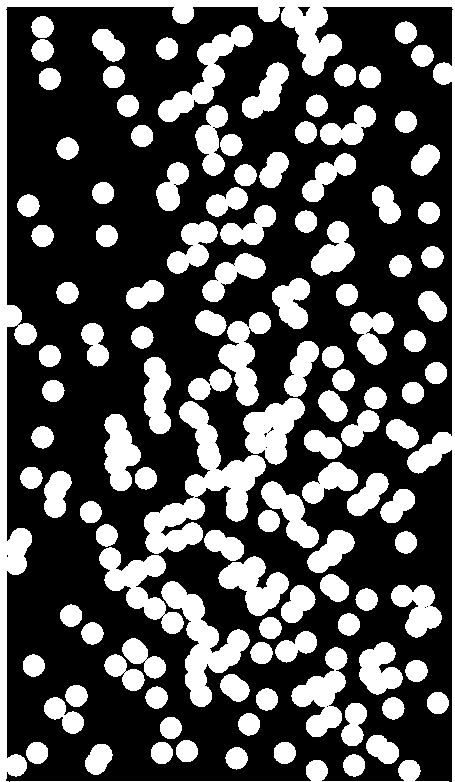
%> input picture Lab1_1830026039/images/bubbles_on_black_background.pgm, 455 x 782 px
$ octave task4.m   (GNU Octave 9; MATLAB toolbox functions it lacks are replaced by stand-ins)
%> lines starting %> are read from the running program, lines starting %| are printed output that depends on the picture; in (x1, y1, x2, y2) boxes, pixels count from 0 and x2, y2 are one past the last pixel; in counts of white or black regions, pixels touching at a corner belong together; the program's own positions count from 1
clc;clear;

f=imread('bubbles_on_black_background.pgm');
%> f is the input picture: size 782x455 uint8; 32.1% white; 121 white regions, largest, box (x1, y1, x2, y2) and area: (0, 0, 455, 782) 17056, (144, 401, 266, 554) 6177, (161, 581, 250, 707) 3865
[a,b]=size(f);
%> a = 782; b = 455

%Binarized image
f=im2bw(f);

%Opening
se=strel('disk',3');%Disc structure element
f=imopen(f,se);%Opening
%> f: size 782x455 logical; 31.9% white; 125 white regions, largest, box (x1, y1, x2, y2) and area: (0, 0, 455, 782) 16647, (179, 401, 266, 522) 3872, (161, 581, 250, 707) 3860

subplot(141);imshow(f);
title('Binarized image','fontname','Microsoft YaHei UI Light','FontSize',16);

% L is the labeling matrix, n is the total number of connected components found
[L,n]=bwlabel(f);
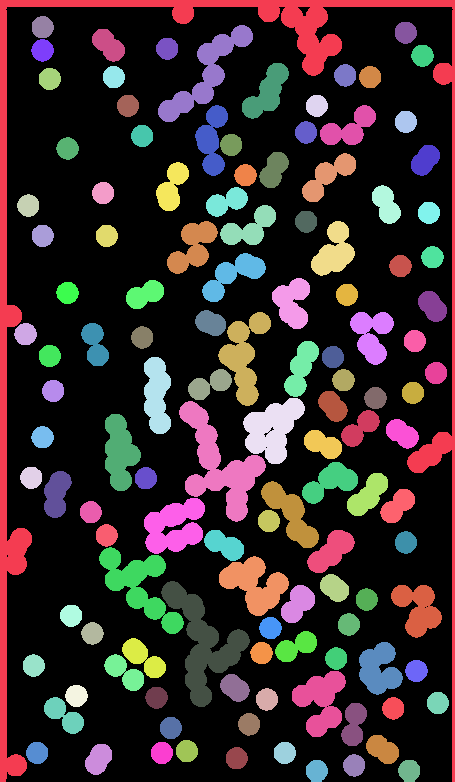
%> L: size 782x455 double; 126 distinct labels, from 0 to 125; one colour per label, 0 black
%> n = 125


%Only particles that overlap the boundary
f1=f;
for k=1:a
    if(L(k,1)~=0)
        I= L==L(k,1);
        f1(I)=0;
        I=0;
    end
end
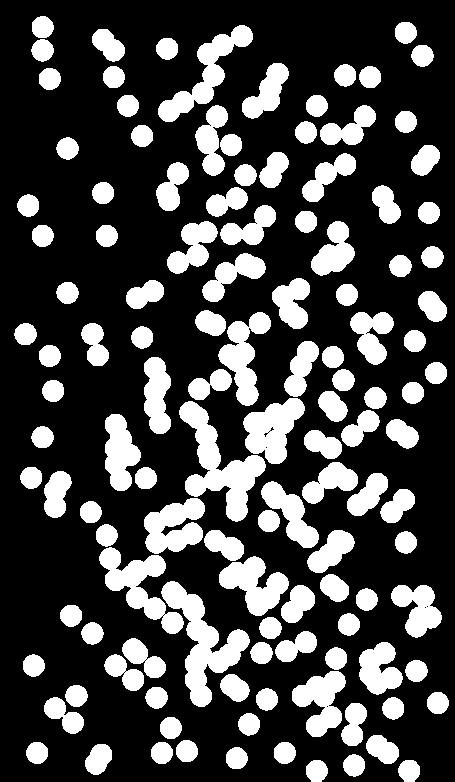
%> f1: size 782x455 logical; 27.2% white; 124 white regions, largest, box (x1, y1, x2, y2) and area: (179, 401, 266, 522) 3872, (161, 581, 250, 707) 3860, (99, 547, 184, 634) 2776
for k=1:a
    if(L(k,b)~=0)
        I= L==L(k,b);
        f1(I)=0;
        I=0;
    end
end
for k=1:b
    if(L(1,k)~=0)
        [I]=find(L==L(1,k));
        f1(I)=0;
        I=0;
    end
end
for k=1:b
    if(L(a,k)~=0)
        [I]=find(L==L(a,k));
        f1(I)=0;
        I=0;
    end
end
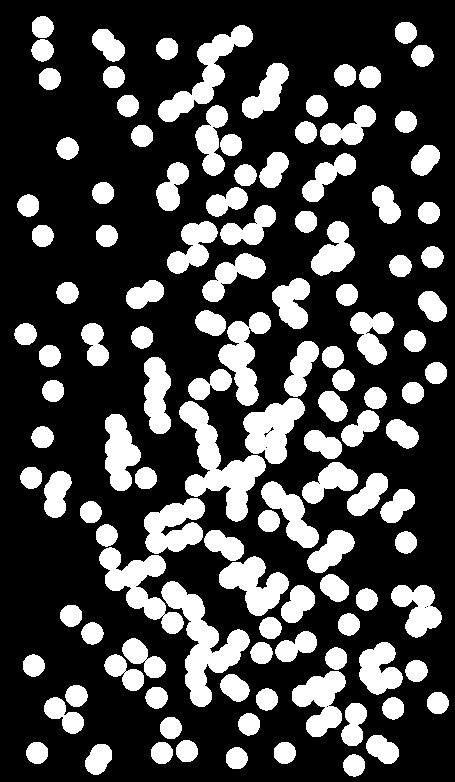
%> f1: size 782x455 logical; 27% white; 122 white regions, largest, box (x1, y1, x2, y2) and area: (179, 401, 266, 522) 3872, (161, 581, 250, 707) 3860, (99, 547, 184, 634) 2776
f1=f-f1;
%> f1: size 782x455 double; values 0 (black) and 1 (white), 4.9% white; 3 white regions, box (x1, y1, x2, y2) and area: (0, 0, 455, 782) 16647, (306, 760, 328, 782) 390, (398, 760, 420, 782) 390
subplot(142);imshow(f1);

title('Only overlap with the boundary','fontname','Microsoft YaHei UI Light','FontSize',16);

%Only particles that overlap each other, with an area between 300 and 450
f2=f;
for k=1:n
    [r,c]=find(L==k);
    if( size(r,1)>300 && size(r,1)<450 )
        for i=1:size(r,1)
            f2(r(i),c(i))=0;
        end
    end
end
%> this loop made 125 passes
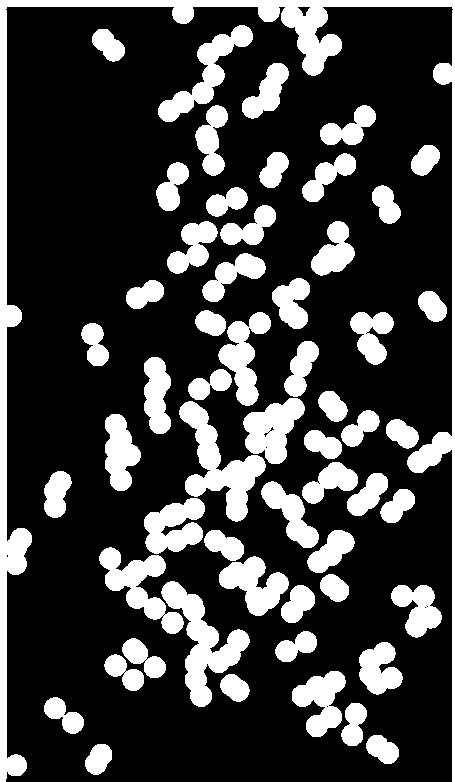
%> f2: size 782x455 logical; 24.5% white; 57 white regions, largest, box (x1, y1, x2, y2) and area: (0, 0, 455, 782) 16647, (179, 401, 266, 522) 3872, (161, 581, 250, 707) 3860
f2=f-f2;
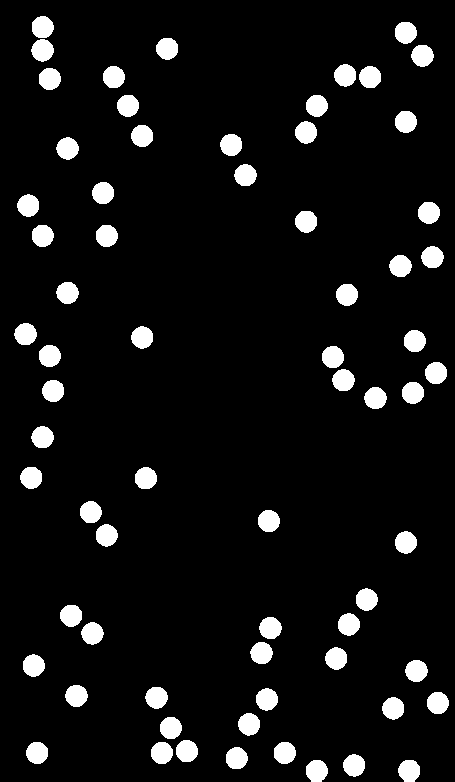
%> f2: size 782x455 double; values 0 (black) and 1 (white), 7.4% white; 68 white regions, largest, box (x1, y1, x2, y2) and area: (31, 39, 54, 62) 392, (14, 323, 37, 345) 391, (334, 64, 356, 87) 390

subplot(143);imshow(f2);
title('No overlap','fontname','Microsoft YaHei UI Light','FontSize',16);

%No overlap
f3=f;
for k=1:n
    [r,c]=find(L==k);
    if( size(r,1)<300 )
        for i=1:size(r,1)
            f3(r(i),c(i))=0;
        end
    end
end
f3=f-f2;
f3=f3-f1;% Exclude particles that overlap with the boundary
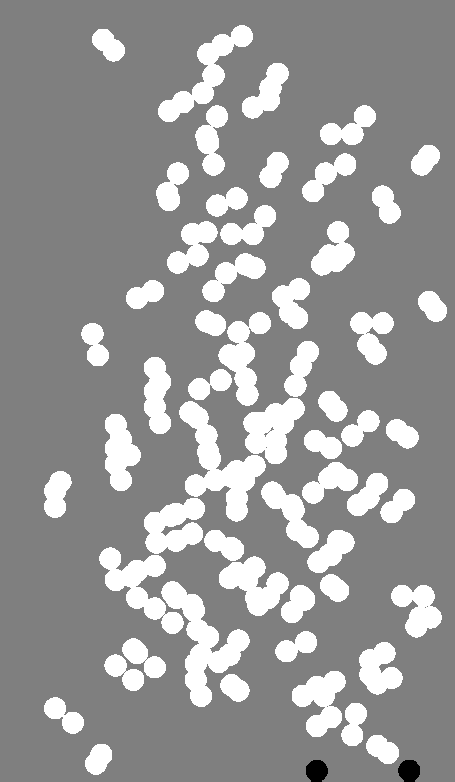
%> f3: size 782x455 double; min -1, max 1, mean 0.196; drawn with min black and max white
subplot(144);imshow(f3);
%> after `imshow(f3)`:
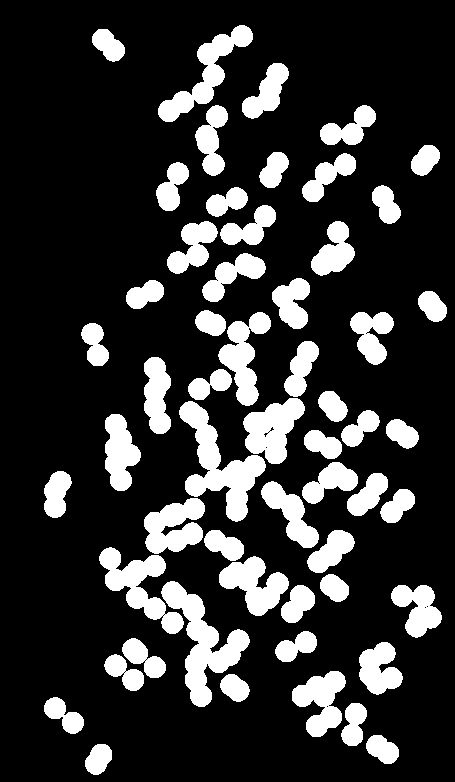
%> displayed picture: size 782x455, on the screen's scale of 0 to 255; 19.8% white; 56 white regions, largest, box (x1, y1, x2, y2) and area: (179, 401, 266, 522) 3872, (161, 581, 250, 707) 3860, (99, 547, 184, 634) 2776
title('Only overlap with each other','fontname','Microsoft YaHei UI Light','FontSize',16);
